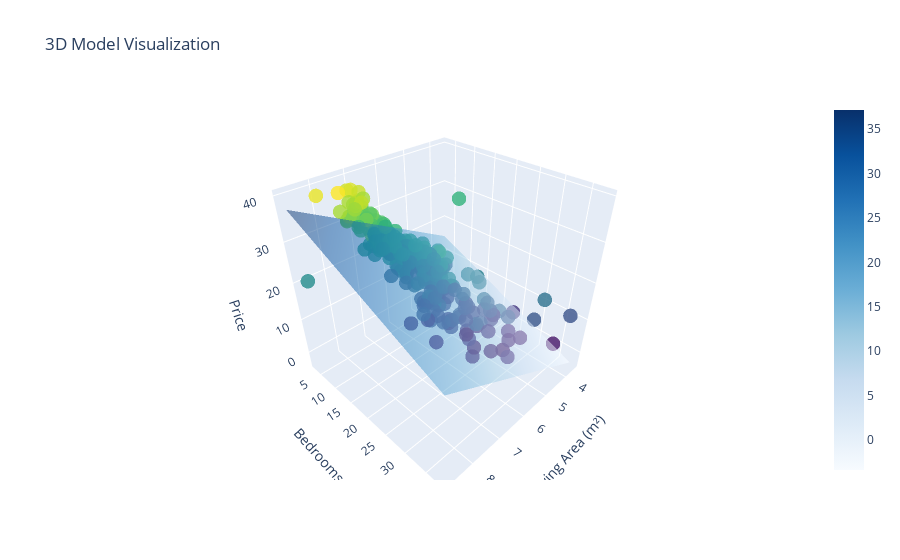

The cell this chart's notebook holds for it:
### Code cell
visualize_model_3D(X1, X2, Y_train, bias, weights, 40)

### Figure 1 — Plotly figure (JSON) as saved in the notebook; plotly's stock layout.template omitted (floating-point values rounded to 4 significant figures; data arrays with more than 128 entries replaced by an {"elided": "..."} marker saying what was removed)
{"data": [{"marker": {"color": {"elided": "278 float values"}, "colorscale": [[0, "#440154"], [0.1111, "#482878"], [0.2222, "#3e4989"], [0.3333, "#31688e"], [0.4444, "#26828e"], [0.5556, "#1f9e89"], [0.6667, "#35b779"], [0.7778, "#6ece58"], [0.8889, "#b5de2b"], [1, "#fde725"]], "opacity": 0.8, "size": 5}, "mode": "markers", "name": "Data", "type": "scatter3d", "x": {"elided": "278 float values"}, "y": {"elided": "278 float values"}, "z": {"elided": "278 float values"}}, {"colorscale": [[0, "rgb(247,251,255)"], [0.125, "rgb(222,235,247)"], [0.25, "rgb(198,219,239)"], [0.375, "rgb(158,202,225)"], [0.5, "rgb(107,174,214)"], [0.625, "rgb(66,146,198)"], [0.75, "rgb(33,113,181)"], [0.875, "rgb(8,81,156)"], [1, "rgb(8,48,107)"]], "name": "Model Surface", "opacity": 0.5, "type": "surface", "x": {"elided": "40x40 float values"}, "y": {"elided": "40x40 float values"}, "z": {"elided": "40x40 float values"}}], "layout": {"scene": {"xaxis": {"title": {"text": "Living Area (m²)"}}, "yaxis": {"title": {"text": "Bedrooms"}}, "zaxis": {"title": {"text": "Price"}}}, "title": {"text": "3D Model Visualization"}}}
